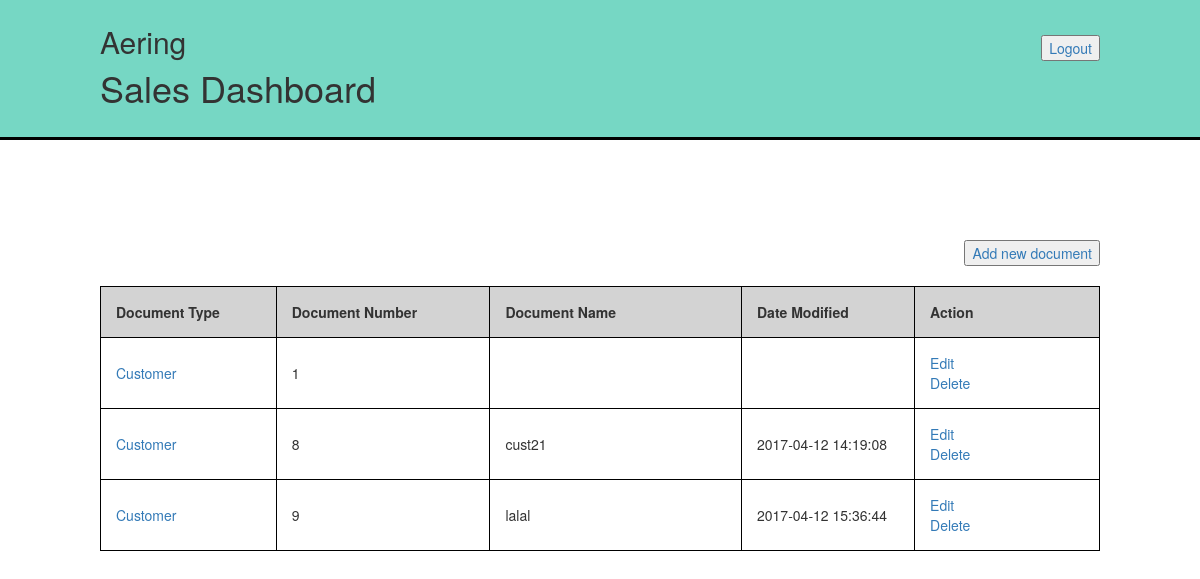
The app's page /dashboardS.php (signed in), older data.
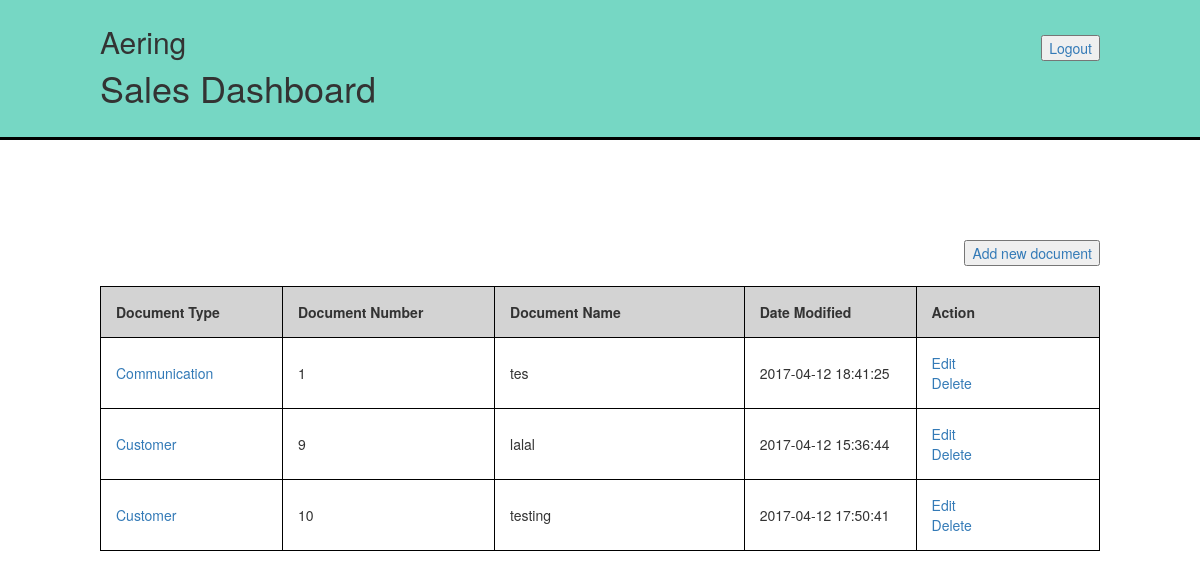
The same page, newer data.
### tables this page shows
CREATE TABLE `customers` (
  `id_cust` int(11) NOT NULL AUTO_INCREMENT,
  `name` varchar(45) DEFAULT NULL,
  `phone` char(15) DEFAULT NULL,
  `docname` varchar(60) DEFAULT NULL,
  `last_updated` datetime DEFAULT CURRENT_TIMESTAMP,
  `company` varchar(45) DEFAULT NULL,
  `address` varchar(45) DEFAULT NULL,
  PRIMARY KEY (`id_cust`)
);

CREATE TABLE `communications` (
  `id_comm` int(11) NOT NULL AUTO_INCREMENT,
  `date` date DEFAULT NULL,
  `id_emp` int(11) DEFAULT NULL,
  `attn` varchar(45) DEFAULT NULL,
  `via` varchar(20) DEFAULT NULL,
  `id_project` int(11) DEFAULT NULL,
  `docname` varchar(60) DEFAULT NULL,
  `last_updated` datetime DEFAULT CURRENT_TIMESTAMP,
  PRIMARY KEY (`id_comm`),
  KEY `id_project` (`id_project`),
  KEY `id_emp` (`id_emp`)
);

### dashboardS.php (the view, shortened to what this page needs)
<?php
require_once 'db.php';
?>
<!DOCTYPE html>
<html xmlns="http://www.w3.org/1999/xhtml" xml:lang="en" lang="en">
<head>
    <link href="css/bootstrap.min.css" rel="stylesheet">
</head>
<body>
<div name="topbanner" style="background-color: #76D7C4;height: 140px;padding: 5px;padding-left: 100px;padding-right: 100px;border-bottom-width: 3px;border-bottom-style: solid;border-color: black">
  <h2 style="float: left;">Aering</h2>
  <a href="index.html" style="float: right;margin-top: 30px;"><button>Logout</button></a>
  <h1 style="clear: both;">Sales Dashboard</h1>
</div>
<div name="content" style="padding: 100px">
<a href="add.php?acl=S&type=0" style="float: right;margin-bottom: 20px"><button>Add new document</button></a>
<br style="clear: both" />
<table>
  <tr style="background-color: lightgray">
    <th style="width: 200px">Document Type</th>
    <th style="width: 250px">Document Number</th>
    <th style="width: 300px">Document Name</th>
    <th style="width: 200px">Date Modified</th>
    <th style="width: 220px">Action</th>
  </tr>
  <?php
	$query = <<<SQL
		select id_comm, docname, last_updated from communications
SQL;
	$stmt = $db->prepare($query);
	$stmt->execute();
	$stmt->bind_result($id, $name, $last);
	while ($stmt->fetch()){
		echo "<tr>";
		echo "<td><a href=\"read.php?id=".$id."&type=3&acl=S\">Communication</a></td>";
		echo "<td>".$id."</td>";
		echo "<td>".$name."</td>";
		echo "<td>".$last."</td>";
		echo "<td><a href=\"edit.php?id=".$id."&type=3&acl=S\">Edit</a><br><a href=\"delete.php?id=".$id."&type=3&acl=S\">Delete</a></td>";
		echo "</tr>";
	}
  ?>
  <?php
	$query = <<<SQL
		select id_cust, docname, last_updated from customers
SQL;
	$stmt = $db->prepare($query);
	$stmt->execute();
	$stmt->bind_result($id, $name, $last);
	while ($stmt->fetch()){
		echo "<tr>";
		echo "<td><a href=\"read.php?id=".$id."&type=2&acl=S\">Customer</a></td>";
		echo "<td>".$id."</td>";
		echo "<td>".$name."</td>";
		echo "<td>".$last."</td>";
		echo "<td><a href=\"edit.php?id=".$id."&type=2&acl=S\">Edit</a><br><a href=\"delete.php?id=".$id."&type=2&acl=S\">Delete</a></td>";
		echo "</tr>";
	}
  ?>
</table>
</div>
</body>
</html>

Row changes from the older to the newer data that the page shows:
removed customers: id_cust "1"
removed customers: id_cust "8", docname "cust21", last_updated "2017-04-12 14:19:08"
added communications: id_comm "1", docname "tes", last_updated "2017-04-12 18:41:25"
added customers: id_cust "10", docname "testing", last_updated "2017-04-12 17:50:41"
